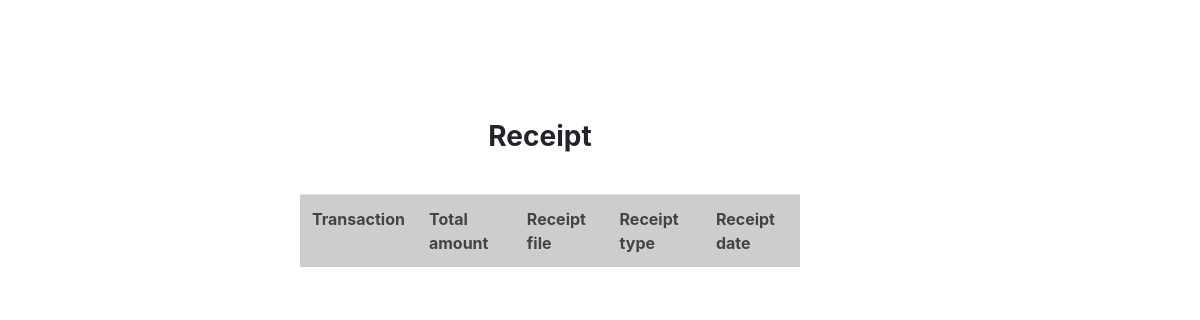
/wallet/receipts/, run on an earlier commit of the app's database.
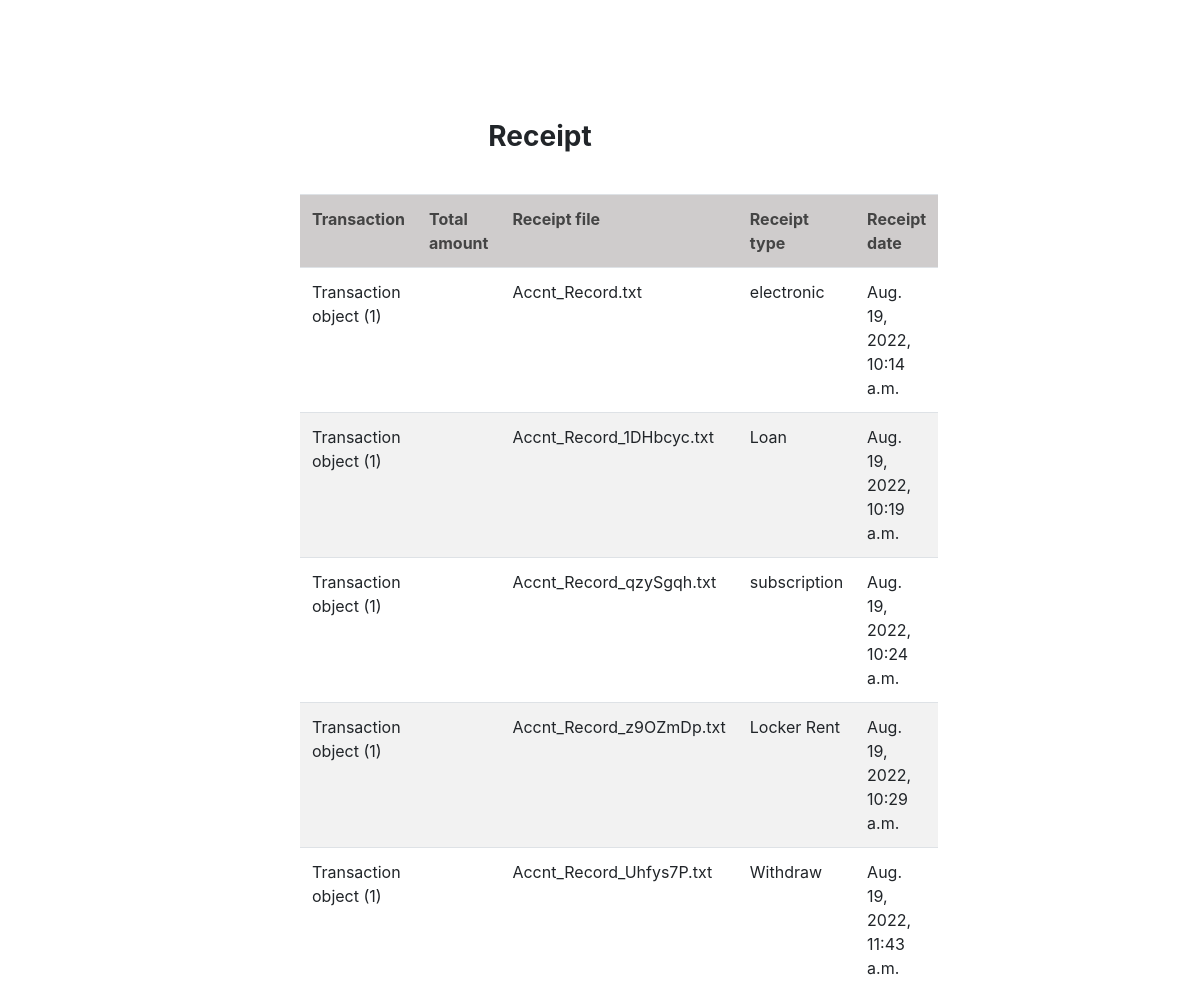
And on a later commit of the database.
### wallet/models.py (models this page shows)
class Receipt(models.Model):
    transaction = models.ForeignKey(Transaction, on_delete=models.CASCADE,related_name='transcation_b')
    receipt_date= models.DateTimeField(default=datetime.now)
    total_Amount= models.IntegerField(null=True)
    receipt_file = models.FileField(null=True)
    receipt_type = models.CharField(max_length=30,null=True)

class Transaction(models.Model):
    transaction_amount = models.IntegerField(null=True)
    date_time = models.DateTimeField(default=datetime.now,null=True)
    transaction_charge = models.IntegerField(null=True)
    wallet_one = models.ForeignKey("Wallet",on_delete= models.CASCADE,related_name="Transaction_wallet",null=True)
    destination_account = models.ForeignKey( Account,on_delete=models.CASCADE,related_name='account_a',null=True)
    origin_account =models.ForeignKey(Account, on_delete=models.CASCADE,related_name='account_b',null=True)
    receipt=models.ForeignKey(Account, on_delete=models.CASCADE,related_name='account_c',null=True)
    transaction_date = models.DateTimeField(default=datetime.now)
    transaction_charge = models.IntegerField(null=True)
    TRASACTION_TYPE_CHOICES = (
        ('D','Debit'),
        ('C','Credit'),
    )
    transaction_type = models.CharField(max_length=20, choices= TRASACTION_TYPE_CHOICES,null=True)
    wallet = models.ForeignKey(Wallet, on_delete=models.CASCADE,null=True)
    transaction_ref = models.CharField(max_length=20,null=True)

### wallet/views.py (the view)
# urls.py: path("receipts/", views.list_receipt,name="receipt_list"),
def list_receipt(request):
    receipts=models.Receipt.objects.all()
    return render(request,"wallet/receipt_list.html",{"receipts":receipts})

### wallet/templates/wallet/receipt_list.html (shortened to what this page needs)
<!doctype html>
<html lang="en">
  <head>
    <link rel="stylesheet" href="https://cdn.jsdelivr.net/npm/bootstrap@4.3.1/dist/css/bootstrap.min.css">
  </head>
  <body>
    <h3>Receipt</h3>
    <table class="table table-striped table-hover" style="width: 500px;">
            <th>Transaction</th>
            <th>Total amount</th>
            <th>Receipt file</th>
            <th>Receipt type</th>
            <th>Receipt date</th>
        {% for receipt in receipts %}
        <tr>
            <td>{{ receipt.transaction }}</td>
            <td>{{ receipt.total_amount }}</td>
            <td>{{ receipt.receipt_file }}</td>
            <td>{{ receipt.receipt_type }}</td>
            <td>{{ receipt.receipt_date }}</td>
        </tr>
    {%endfor%}
    </table>
  </body>
</html>

What changed in the data, as far as the page shows it:
added Receipt: transaction "Transaction object (1)", receipt_file "Accnt_Record.txt", receipt_type "electronic", receipt_date "Aug. 19, 2022, 10:14 a.m."
added Receipt: transaction "Transaction object (1)", receipt_file "Accnt_Record_1DHbcyc.txt", receipt_type "Loan", receipt_date "Aug. 19, 2022, 10:19 a.m."
added Receipt: transaction "Transaction object (1)", receipt_file "Accnt_Record_qzySgqh.txt", receipt_type "subscription", receipt_date "Aug. 19, 2022, 10:24 a.m."
added Receipt: transaction "Transaction object (1)", receipt_file "Accnt_Record_z9OZmDp.txt", receipt_type "Locker Rent", receipt_date "Aug. 19, 2022, 10:29 a.m."
added Receipt: transaction "Transaction object (1)", receipt_file "Accnt_Record_Uhfys7P.txt", receipt_type "Withdraw", receipt_date "Aug. 19, 2022, 11:43 a.m."
